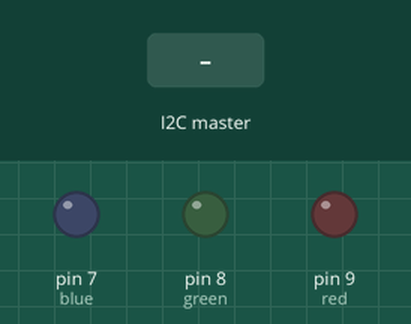
Simulated run of this sketch. Board: Arduino Uno, built with avr-gcc and run on an emulated ATmega328P. On the bench: output pins drawn as LEDs (lit = HIGH). The test bench sets the inputs (shaded band).

Above: at 1.2 s.
1.3 s: the I2C master sends "B"
At 2.4 s:
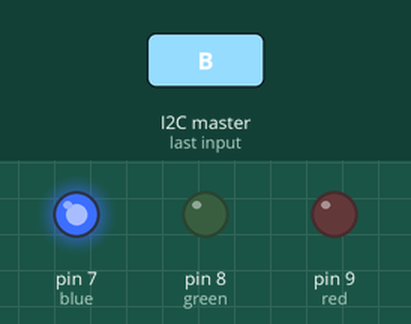
2.8 s: the I2C master sends "G"
At 3.5 s:
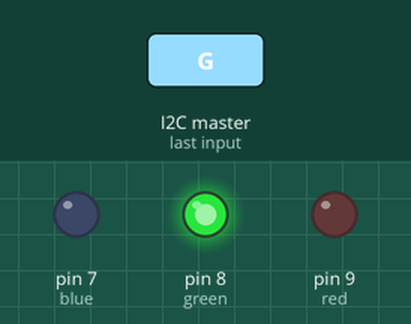
4.3 s: the I2C master sends "N"
At 4.7 s:
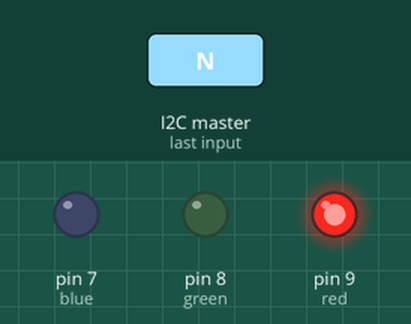
Timing chart, 0 to 7.3 s (numbered marks = the images above; inputs shaded):
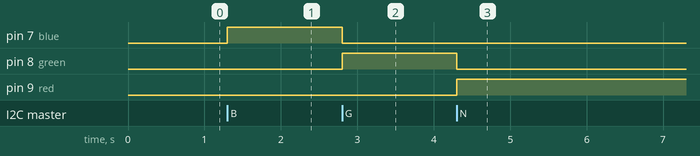

Measured:
- after the input at 1.3 s, pin 7 (blue): LOW → HIGH at once
- after the input at 2.8 s, pin 7 (blue): HIGH → LOW at once; pin 8 (green): LOW → HIGH at once
- after the input at 4.3 s, pin 8 (green): HIGH → LOW at once; pin 9 (red): LOW → HIGH at once

The sketch:

L_I2C_slave_code.ino
```cpp
//slave code
//lights an LED based on what message is sent from the master
#include <Wire.h>
char c = '\0';

void setup() {
  Wire.begin(5);

  pinMode(7,OUTPUT);   //blue
  pinMode(8,OUTPUT);   //green
  pinMode(9,OUTPUT);   //red
  digitalWrite(7,LOW);
  digitalWrite(8,LOW);
  digitalWrite(9,LOW);
}

void loop() {
  Wire.onReceive(getEvent);
  delay(100);
  Wire.onRequest(requestEvent);
  delay(100);
}

void getEvent(int howMany) {
  if(Wire.available()) {
    c = Wire.read();

    if(c =='B') {
      digitalWrite(8,LOW);
      digitalWrite(9,LOW);
      digitalWrite(7,HIGH);

    } else if(c =='G') {
      digitalWrite(7,LOW);
      digitalWrite(9,LOW);
      digitalWrite(8,HIGH);

    } else {
      digitalWrite(7,LOW);
      digitalWrite(8,LOW);
      digitalWrite(9,HIGH);
    }
  }
}

void requestEvent() {
  if( c == 'B') {
    Wire.write('b');
  } else if( c == 'G') {
    Wire.write('g');
  } else if( c == 'N') {
    Wire.write('n');
  }
}
```
